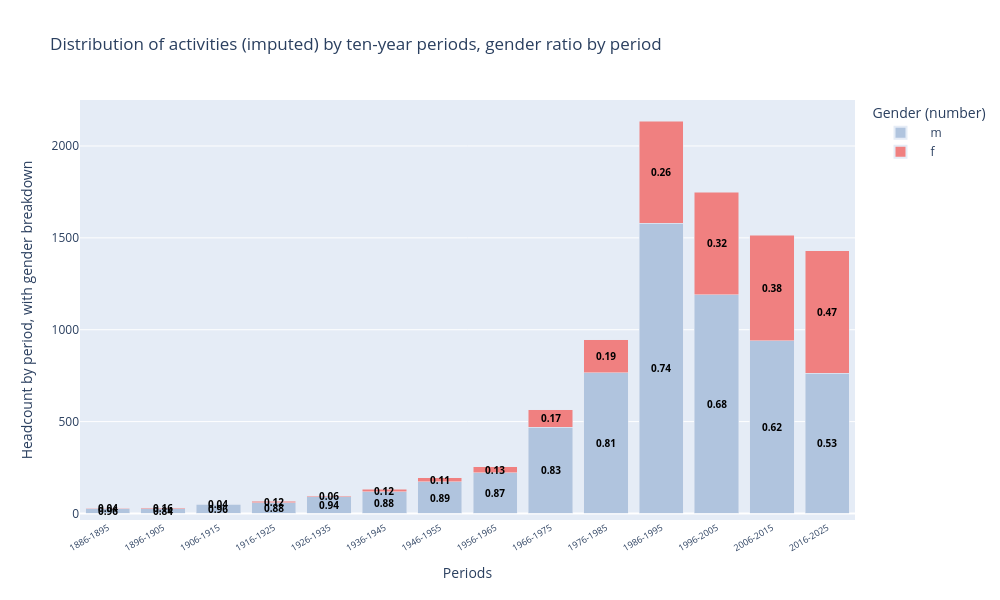

This figure's notebook cell:
### Markdown cell above
## New interactive chart using Plotly

### Code cell
# Reset index to make 'per_10' a column
df_plot = m_10_not_zero.reset_index()

# Calculate percentages per period
df_plot['tot'] = df_plot['m'] + df_plot['f']
df_plot['pct_m'] = df_plot['m'] / df_plot['tot']
df_plot['pct_f'] = df_plot['f'] / df_plot['tot']

# Create stacked bar chart
fig = px.bar(
    df_plot,
    x='per_10',
    y=['m', 'f'],
    color_discrete_map={'m': 'LightSteelBlue', 'f': 'LightCoral'},
    title='Distribution of activities (imputed) by ten-year periods, gender ratio by period',
    labels={'per_10': 'Periods', 'value': 'Number', 'variable': 'Genre'},
    barmode='stack'
)

# Rotate x-axis labels
fig.update_xaxes(tickangle=-30, tickfont=dict(size=9))

# Add percentage labels inside bars
for i, row in df_plot.iterrows():
    # Add m percentage label
    if row['m'] > 0:
        pct_m_str = f"{row['pct_m']:.2f}".rstrip('0').rstrip('.')  
        fig.add_annotation(
            x=row['per_10'],
            y=row['m'] / 2,
            text=pct_m_str,
            showarrow=False,
            font=dict(size=10, color='black', weight='bold'),
            xanchor='center',
            yanchor='middle'
        )
    # Add f percentage label
    if row['f'] > 0:
        pct_f_str = f"{row['pct_f']:.2f}".rstrip('0').rstrip('.')  
        fig.add_annotation(
            x=row['per_10'],
            y=row['m'] + row['f'] / 2,
            text=pct_f_str,
            showarrow=False,
            font=dict(size=10, color='black', weight='bold'),
            xanchor='center',
            yanchor='middle'
        )

# Customize hover info to show actual counts
fig.update_traces(
    hovertemplate='<b>%{x}</b><br>Number %{fullData.name}: %{y}<extra></extra>'
)

# Update layout
fig.update_layout(
    yaxis_title='Headcount by period, with gender breakdown',
    font=dict(size=12),
    width=1000,
    height=600,
    legend_title_text='Gender',
    legend=dict(
        title=dict(text="Gender (number)"),
        itemsizing='constant',
        itemwidth=50
    )
)

# Optional: Customize legend to show counts (e.g., "m (244)")
fig.for_each_trace(lambda t: t.update(name=f"{t.name}") if t.name in ['m', 'f'] else t)   # ({df_plot[t.name].iloc[0]})

# Save as interactive HTML
fig.write_html("interactive_images/naissances_distribution_10ans_genre_percent.html", include_plotlyjs='cdn', full_html=True)

# Optional: Show in notebook or browser
fig.show()

### Figure 1 — Plotly figure (JSON) as saved in the notebook; plotly's stock layout.template omitted (floating-point values rounded to 4 significant figures)
{"data": [{"hovertemplate": "<b>%{x}</b><br>Number %{fullData.name}: %{y}<extra></extra>", "legendgroup": "m", "marker": {"color": "LightSteelBlue", "pattern": {"shape": ""}}, "name": "m", "orientation": "v", "showlegend": true, "textposition": "auto", "type": "bar", "x": ["1886-1895", "1896-1905", "1906-1915", "1916-1925", "1926-1935", "1936-1945", "1946-1955", "1956-1965", "1966-1975", "1976-1985", "1986-1995", "1996-2005", "2006-2015", "2016-2025"], "xaxis": "x", "y": [27, 27, 51, 58, 91, 117, 173, 221, 470, 767, 1580, 1191, 941, 764], "yaxis": "y"}, {"hovertemplate": "<b>%{x}</b><br>Number %{fullData.name}: %{y}<extra></extra>", "legendgroup": "f", "marker": {"color": "LightCoral", "pattern": {"shape": ""}}, "name": "f", "orientation": "v", "showlegend": true, "textposition": "auto", "type": "bar", "x": ["1886-1895", "1896-1905", "1906-1915", "1916-1925", "1926-1935", "1936-1945", "1946-1955", "1956-1965", "1966-1975", "1976-1985", "1986-1995", "1996-2005", "2006-2015", "2016-2025"], "xaxis": "x", "y": [1, 5, 2, 8, 6, 16, 22, 32, 95, 178, 556, 558, 574, 666], "yaxis": "y"}], "layout": {"annotations": [{"font": {"color": "black", "size": 10, "weight": "bold"}, "showarrow": false, "text": "0.96", "x": "1886-1895", "xanchor": "center", "y": 13.5, "yanchor": "middle"}, {"font": {"color": "black", "size": 10, "weight": "bold"}, "showarrow": false, "text": "0.04", "x": "1886-1895", "xanchor": "center", "y": 27.5, "yanchor": "middle"}, {"font": {"color": "black", "size": 10, "weight": "bold"}, "showarrow": false, "text": "0.84", "x": "1896-1905", "xanchor": "center", "y": 13.5, "yanchor": "middle"}, {"font": {"color": "black", "size": 10, "weight": "bold"}, "showarrow": false, "text": "0.16", "x": "1896-1905", "xanchor": "center", "y": 29.5, "yanchor": "middle"}, {"font": {"color": "black", "size": 10, "weight": "bold"}, "showarrow": false, "text": "0.96", "x": "1906-1915", "xanchor": "center", "y": 25.5, "yanchor": "middle"}, {"font": {"color": "black", "size": 10, "weight": "bold"}, "showarrow": false, "text": "0.04", "x": "1906-1915", "xanchor": "center", "y": 52, "yanchor": "middle"}, {"font": {"color": "black", "size": 10, "weight": "bold"}, "showarrow": false, "text": "0.88", "x": "1916-1925", "xanchor": "center", "y": 29, "yanchor": "middle"}, {"font": {"color": "black", "size": 10, "weight": "bold"}, "showarrow": false, "text": "0.12", "x": "1916-1925", "xanchor": "center", "y": 62, "yanchor": "middle"}, {"font": {"color": "black", "size": 10, "weight": "bold"}, "showarrow": false, "text": "0.94", "x": "1926-1935", "xanchor": "center", "y": 45.5, "yanchor": "middle"}, {"font": {"color": "black", "size": 10, "weight": "bold"}, "showarrow": false, "text": "0.06", "x": "1926-1935", "xanchor": "center", "y": 94, "yanchor": "middle"}, {"font": {"color": "black", "size": 10, "weight": "bold"}, "showarrow": false, "text": "0.88", "x": "1936-1945", "xanchor": "center", "y": 58.5, "yanchor": "middle"}, {"font": {"color": "black", "size": 10, "weight": "bold"}, "showarrow": false, "text": "0.12", "x": "1936-1945", "xanchor": "center", "y": 125, "yanchor": "middle"}, {"font": {"color": "black", "size": 10, "weight": "bold"}, "showarrow": false, "text": "0.89", "x": "1946-1955", "xanchor": "center", "y": 86.5, "yanchor": "middle"}, {"font": {"color": "black", "size": 10, "weight": "bold"}, "showarrow": false, "text": "0.11", "x": "1946-1955", "xanchor": "center", "y": 184, "yanchor": "middle"}, {"font": {"color": "black", "size": 10, "weight": "bold"}, "showarrow": false, "text": "0.87", "x": "1956-1965", "xanchor": "center", "y": 110.5, "yanchor": "middle"}, {"font": {"color": "black", "size": 10, "weight": "bold"}, "showarrow": false, "text": "0.13", "x": "1956-1965", "xanchor": "center", "y": 237, "yanchor": "middle"}, {"font": {"color": "black", "size": 10, "weight": "bold"}, "showarrow": false, "text": "0.83", "x": "1966-1975", "xanchor": "center", "y": 235, "yanchor": "middle"}, {"font": {"color": "black", "size": 10, "weight": "bold"}, "showarrow": false, "text": "0.17", "x": "1966-1975", "xanchor": "center", "y": 517.5, "yanchor": "middle"}, {"font": {"color": "black", "size": 10, "weight": "bold"}, "showarrow": false, "text": "0.81", "x": "1976-1985", "xanchor": "center", "y": 383.5, "yanchor": "middle"}, {"font": {"color": "black", "size": 10, "weight": "bold"}, "showarrow": false, "text": "0.19", "x": "1976-1985", "xanchor": "center", "y": 856, "yanchor": "middle"}, {"font": {"color": "black", "size": 10, "weight": "bold"}, "showarrow": false, "text": "0.74", "x": "1986-1995", "xanchor": "center", "y": 790, "yanchor": "middle"}, {"font": {"color": "black", "size": 10, "weight": "bold"}, "showarrow": false, "text": "0.26", "x": "1986-1995", "xanchor": "center", "y": 1858, "yanchor": "middle"}, {"font": {"color": "black", "size": 10, "weight": "bold"}, "showarrow": false, "text": "0.68", "x": "1996-2005", "xanchor": "center", "y": 595.5, "yanchor": "middle"}, {"font": {"color": "black", "size": 10, "weight": "bold"}, "showarrow": false, "text": "0.32", "x": "1996-2005", "xanchor": "center", "y": 1470, "yanchor": "middle"}, {"font": {"color": "black", "size": 10, "weight": "bold"}, "showarrow": false, "text": "0.62", "x": "2006-2015", "xanchor": "center", "y": 470.5, "yanchor": "middle"}, {"font": {"color": "black", "size": 10, "weight": "bold"}, "showarrow": false, "text": "0.38", "x": "2006-2015", "xanchor": "center", "y": 1228, "yanchor": "middle"}, {"font": {"color": "black", "size": 10, "weight": "bold"}, "showarrow": false, "text": "0.53", "x": "2016-2025", "xanchor": "center", "y": 382, "yanchor": "middle"}, {"font": {"color": "black", "size": 10, "weight": "bold"}, "showarrow": false, "text": "0.47", "x": "2016-2025", "xanchor": "center", "y": 1097, "yanchor": "middle"}], "barmode": "stack", "font": {"size": 12}, "height": 600, "legend": {"itemsizing": "constant", "itemwidth": 50, "title": {"text": "Gender (number)"}, "tracegroupgap": 0}, "title": {"text": "Distribution of activities (imputed) by ten-year periods, gender ratio by period"}, "width": 1000, "xaxis": {"anchor": "y", "domain": [0, 1], "tickangle": -30, "tickfont": {"size": 9}, "title": {"text": "Periods"}}, "yaxis": {"anchor": "x", "domain": [0, 1], "title": {"text": "Headcount by period, with gender breakdown"}}}}
